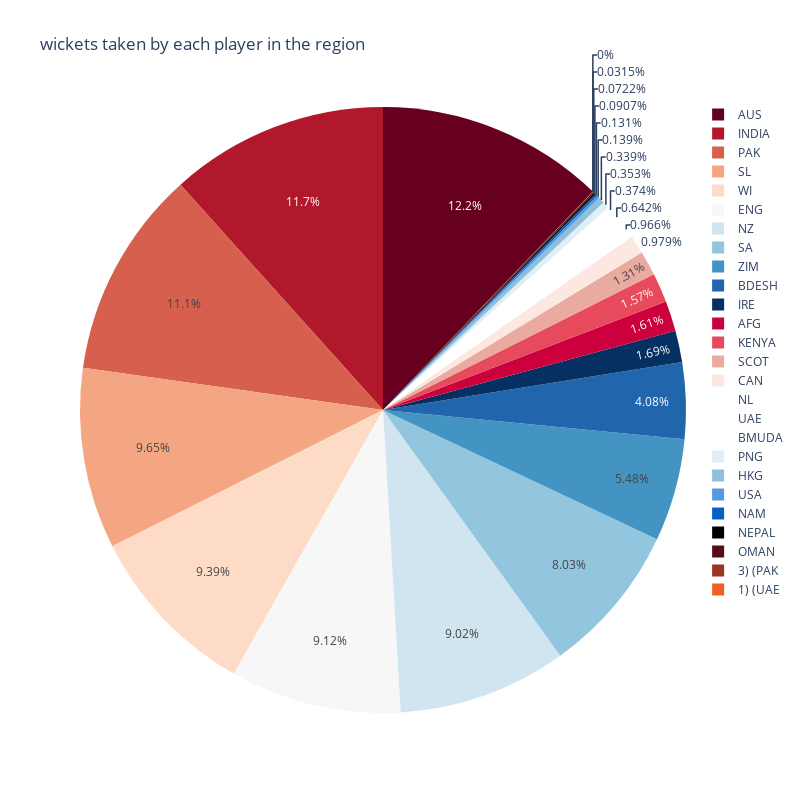

This figure's notebook cell:
### Code cell
px.pie(bowling_odi, values='Wkts', names='Final Region', title='wickets taken by each player in the region',
        color_discrete_sequence=px.colors.sequential.RdBu, width=800, height=800)

### Figure 1 — Plotly figure (JSON) as saved in the notebook; plotly's stock layout.template omitted (floating-point values rounded to 4 significant figures; data arrays with more than 128 entries replaced by an {"elided": "..."} marker saying what was removed)
{"data": [{"domain": {"x": [0, 1], "y": [0, 1]}, "hovertemplate": "Final Region=%{label}<br>Wkts=%{value}<extra></extra>", "labels": {"elided": "2568 str values"}, "legendgroup": "", "name": "", "showlegend": true, "type": "pie", "values": {"elided": "2568 int values"}}], "layout": {"height": 800, "legend": {"tracegroupgap": 0}, "piecolorway": ["rgb(103,0,31)", "rgb(178,24,43)", "rgb(214,96,77)", "rgb(244,165,130)", "rgb(253,219,199)", "rgb(247,247,247)", "rgb(209,229,240)", "rgb(146,197,222)", "rgb(67,147,195)", "rgb(33,102,172)", "rgb(5,48,97)"], "title": {"text": "wickets taken by each player in the region"}, "width": 800}}
